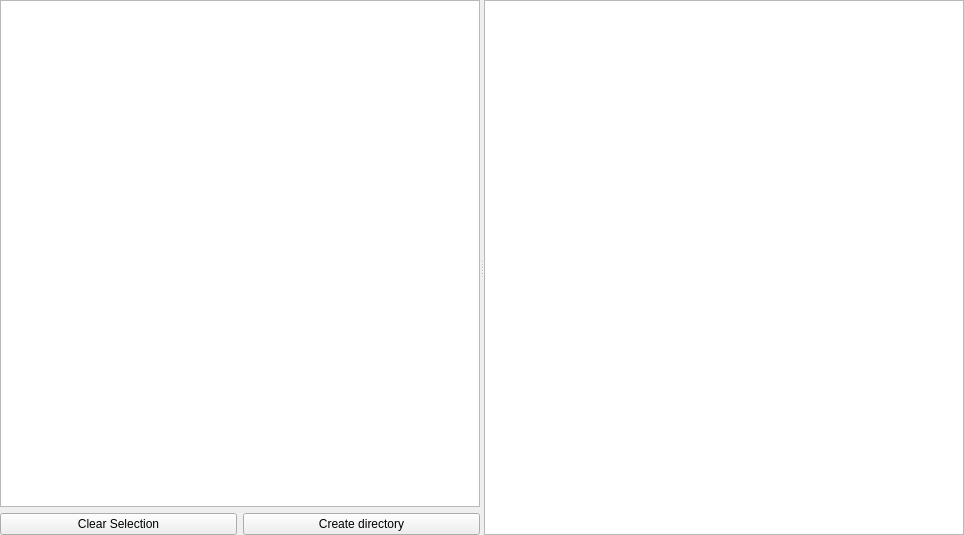
<?xml version="1.0" encoding="UTF-8"?>
<ui version="4.0">
 <class>GUI_DirectoryView</class>
 <widget class="QWidget" name="GUI_DirectoryView">
  <property name="geometry">
   <rect>
    <x>0</x>
    <y>0</y>
    <width>964</width>
    <height>535</height>
   </rect>
  </property>
  <layout class="QGridLayout" name="gridLayout">
   <property name="leftMargin">
    <number>0</number>
   </property>
   <property name="topMargin">
    <number>0</number>
   </property>
   <property name="rightMargin">
    <number>0</number>
   </property>
   <property name="bottomMargin">
    <number>0</number>
   </property>
   <item row="0" column="0">
    <widget class="QSplitter" name="splitter">
     <property name="orientation">
      <enum>Qt::Horizontal</enum>
     </property>
     <widget class="QWidget" name="verticalLayoutWidget">
      <layout class="QVBoxLayout" name="verticalLayout">
       <item>
        <widget class="Directory::TreeView" name="tv_dirs">
         <property name="alternatingRowColors">
          <bool>true</bool>
         </property>
         <property name="verticalScrollMode">
          <enum>QAbstractItemView::ScrollPerPixel</enum>
         </property>
         <property name="autoExpandDelay">
          <number>750</number>
         </property>
         <attribute name="headerVisible">
          <bool>false</bool>
         </attribute>
        </widget>
       </item>
       <item>
        <layout class="QHBoxLayout" name="horizontalLayout">
         <item>
          <widget class="QPushButton" name="btn_clearSelection">
           <property name="text">
            <string notr="true">Clear Selection</string>
           </property>
          </widget>
         </item>
         <item>
          <widget class="QPushButton" name="btn_createDir">
           <property name="text">
            <string notr="true">Create directory</string>
           </property>
          </widget>
         </item>
        </layout>
       </item>
      </layout>
     </widget>
     <widget class="Directory::FileListView" name="lv_files">
      <property name="alternatingRowColors">
       <bool>true</bool>
      </property>
      <property name="selectionBehavior">
       <enum>QAbstractItemView::SelectRows</enum>
      </property>
      <property name="textElideMode">
       <enum>Qt::ElideRight</enum>
      </property>
      <property name="verticalScrollMode">
       <enum>QAbstractItemView::ScrollPerPixel</enum>
      </property>
      <property name="showGrid">
       <bool>false</bool>
      </property>
      <attribute name="horizontalHeaderVisible">
       <bool>false</bool>
      </attribute>
      <attribute name="verticalHeaderVisible">
       <bool>false</bool>
      </attribute>
     </widget>
    </widget>
   </item>
  </layout>
 </widget>
 <customwidgets>
  <customwidget>
   <class>Directory::TreeView</class>
   <extends>QTreeView</extends>
   <header>Gui/Directories/DirectoryTreeView.h</header>
  </customwidget>
  <customwidget>
   <class>Directory::FileListView</class>
   <extends>QTableView</extends>
   <header>Gui/Directories/FileListView.h</header>
  </customwidget>
 </customwidgets>
 <resources/>
 <connections/>
</ui>
